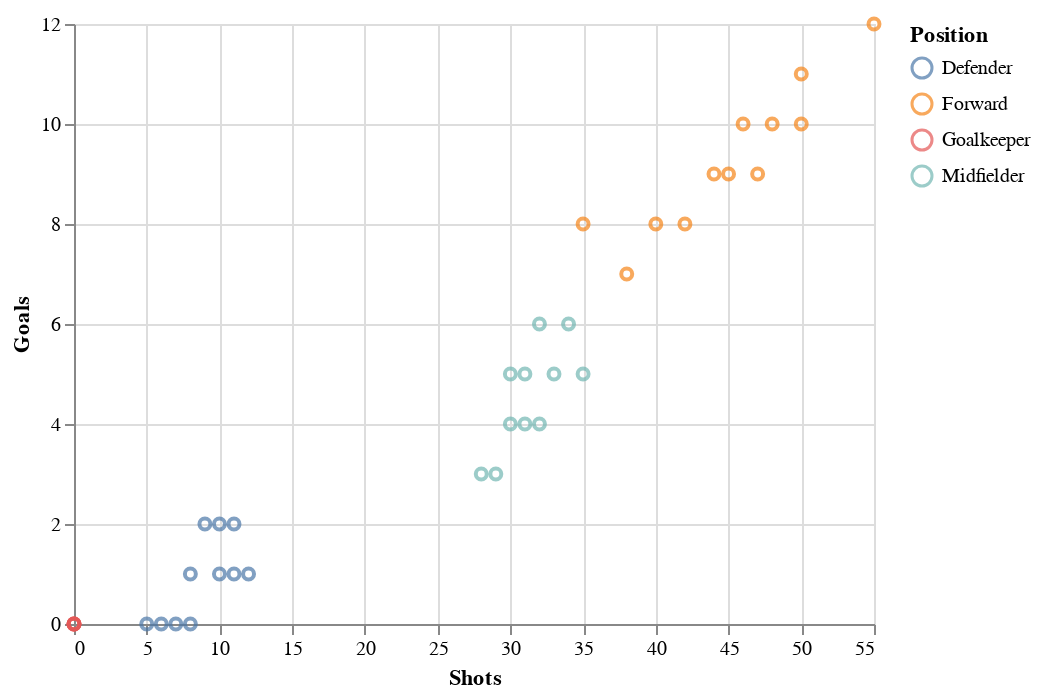

The notebook cell saved with this chart:
### Markdown cell above
**Here's the original data as a reminder**(Do you see the difference?)

### Code cell
alt.Chart(df_frame).mark_point().encode(
    alt.X('Shots', scale=alt.Scale(zero=False)),
    alt.Y('Goals', scale=alt.Scale(zero=False)),
    color='Position'
)

### Figure 1 — Vega-Lite specification as saved in the notebook (floating-point values rounded to 4 significant figures)
{"config": {"view": {"continuousWidth": 400, "continuousHeight": 300}}, "data": {"name": "data-9b260eadefdebf8f5309cf014c650d45"}, "mark": "point", "encoding": {"color": {"field": "Position", "type": "nominal"}, "x": {"field": "Shots", "scale": {"zero": false}, "type": "quantitative"}, "y": {"field": "Goals", "scale": {"zero": false}, "type": "quantitative"}}, "$schema": "https://vega.github.io/schema/vega-lite/v4.17.0.json", "datasets": {"data-9b260eadefdebf8f5309cf014c650d45": [{"Name": "John Smith", "Height (cm)": 180, "Weight (kg)": 75, "Position": "Forward", "Goals": 10, "Shots": 50, "Nationality": "England", "Age": 27, "Assists": 5, "Pass Accuracy (%)": 80, "Minutes Played": 2000, "Yellow Cards": 3, "Red Cards": 0, "Fouls": 15, "Interceptions": 5, "Tackles": 8, "Saves": 0, "Crosses": 20, "Speed ": 30, "Dribbles": 40, "Key Passes": 25, "Clearances": 10, "Headers Won": 12, "Offsides": 5, "Successful Tackles (%)": 75, "Blocks": 5, "Errors Leading to Goal": 1, "Penalties Won": 2, "Penalties Conceded": 1, "Aerial Duels Won": 15, "Aerial Duels Lost": 5, "Long Balls": 30, "Free Kicks": 2}, {"Name": "David Johnson", "Height (cm)": 175, "Weight (kg)": 70, "Position": "Midfielder", "Goals": 4, "Shots": 30, "Nationality": "England", "Age": 24, "Assists": 7, "Pass Accuracy (%)": 85, "Minutes Played": 1800, "Yellow Cards": 4, "Red Cards": 0, "Fouls": 20, "Interceptions": 10, "Tackles": 12, "Saves": 0, "Crosses": 25, "Speed ": 28, "Dribbles": 35, "Key Passes": 20, "Clearances": 15, "Headers Won": 10, "Offsides": 4, "Successful Tackles (%)": 80, "Blocks": 6, "Errors Leading to Goal": 0, "Penalties Won": 1, "Penalties Conceded": 0, "Aerial Duels Won": 18, "Aerial Duels Lost": 7, "Long Balls": 25, "Free Kicks": 3}, {"Name": "Michael Brown", "Height (cm)": 185, "Weight (kg)": 78, "Position": "Defender", "Goals": 1, "Shots": 10, "Nationality": "England", "Age": 29, "Assists": 1, "Pass Accuracy (%)": 88, "Minutes Played": 2200, "Yellow Cards": 5, "Red Cards": 1, "Fouls": 30, "Interceptions": 15, "Tackles": 25, "Saves": 0, "Crosses": 5, "Speed ": 27, "Dribbles": 20, "Key Passes": 10, "Clearances": 30, "Headers Won": 25, "Offsides": 2, "Successful Tackles (%)": 85, "Blocks": 8, "Errors Leading to Goal": 2, "Penalties Won": 0, "Penalties Conceded": 2, "Aerial Duels Won": 20, "Aerial Duels Lost": 10, "Long Balls": 35, "Free Kicks": 0}, {"Name": "Chris Williams", "Height (cm)": 172, "Weight (kg)": 68, "Position": "Goalkeeper", "Goals": 0, "Shots": 0, "Nationality": "England", "Age": 31, "Assists": 0, "Pass Accuracy (%)": 70, "Minutes Played": 2100, "Yellow Cards": 1, "Red Cards": 0, "Fouls": 10, "Interceptions": 8, "Tackles": 10, "Saves": 50, "Crosses": 0, "Speed ": 24, "Dribbles": 5, "Key Passes": 5, "Clearances": 5, "Headers Won": 5, "Offsides": 1, "Successful Tackles (%)": 90, "Blocks": 10, "Errors Leading to Goal": 0, "Penalties Won": 0, "Penalties Conceded": 1, "Aerial Duels Won": 5, "Aerial Duels Lost": 3, "Long Balls": 10, "Free Kicks": 4}, {"Name": "Steven Taylor", "Height (cm)": 178, "Weight (kg)": 72, "Position": "Forward", "Goals": 8, "Shots": 40, "Nationality": "Scotland", "Age": 25, "Assists": 4, "Pass Accuracy (%)": 82, "Minutes Played": 1900, "Yellow Cards": 2, "Red Cards": 0, "Fouls": 12, "Interceptions": 4, "Tackles": 7, "Saves": 0, "Crosses": 18, "Speed ": 29, "Dribbles": 38, "Key Passes": 22, "Clearances": 12, "Headers Won": 14, "Offsides": 3, "Successful Tackles (%)": 78, "Blocks": 4, "Errors Leading to Goal": 1, "Penalties Won": 1, "Penalties Conceded": 1, "Aerial Duels Won": 12, "Aerial Duels Lost": 8, "Long Balls": 28, "Free Kicks": 1}, {"Name": "Richard Moore", "Height (cm)": 182, "Weight (kg)": 76, "Position": "Midfielder", "Goals": 5, "Shots": 35, "Nationality": "Scotland", "Age": 28, "Assists": 6, "Pass Accuracy (%)": 83, "Minutes Played": 2050, "Yellow Cards": 3, "Red Cards": 0, "Fouls": 18, "Interceptions": 7, "Tackles": 10, "Saves": 0, "Crosses": 22, "Speed ": 26, "Dribbles": 32, "Key Passes": 18, "Clearances": 17, "Headers Won": 13, "Offsides": 4, "Successful Tackles (%)": 82, "Blocks": 7, "Errors Leading to Goal": 0, "Penalties Won": 0, "Penalties Conceded": 2, "Aerial Duels Won": 16, "Aerial Duels Lost": 9, "Long Balls": 24, "Free Kicks": 2}, {"Name": "Daniel Jones", "Height (cm)": 170, "Weight (kg)": 65, "Position": "Defender", "Goals": 0, "Shots": 5, "Nationality": "Wales", "Age": 26, "Assists": 2, "Pass Accuracy (%)": 86, "Minutes Played": 1950, "Yellow Cards": 4, "Red Cards": 0, "Fouls": 25, "Interceptions": 12, "Tackles": 20, "Saves": 0, "Crosses": 3, "Speed ": 25, "Dribbles": 18, "Key Passes": 8, "Clearances": 28, "Headers Won": 22, "Offsides": 2, "Successful Tackles (%)": 88, "Blocks": 9, "Errors Leading to Goal": 1, "Penalties Won": 0, "Penalties Conceded": 1, "Aerial Duels Won": 23, "Aerial Duels Lost": 12, "Long Balls": 22, "Free Kicks": 0}, {"Name": "Kevin Roberts", "Height (cm)": 180, "Weight (kg)": 74, "Position": "Forward", "Goals": 12, "Shots": 55, "Nationality": "Wales", "Age": 30, "Assists": 3, "Pass Accuracy (%)": 79, "Minutes Played": 2150, "Yellow Cards": 2, "Red Cards": 0, "Fouls": 14, "Interceptions": 6, "Tackles": 9, "Saves": 0, "Crosses": 21, "Speed ": 31, "Dribbles": 42, "Key Passes": 24, "Clearances": 14, "Headers Won": 15, "Offsides": 4, "Successful Tackles (%)": 77, "Blocks": 6, "Errors Leading to Goal": 2, "Penalties Won": 2, "Penalties Conceded": 1, "Aerial Duels Won": 17, "Aerial Duels Lost": 5, "Long Balls": 26, "Free Kicks": 3}, {"Name": "Brian Green", "Height (cm)": 177, "Weight (kg)": 73, "Position": "Midfielder", "Goals": 6, "Shots": 32, "Nationality": "Ireland", "Age": 27, "Assists": 5, "Pass Accuracy (%)": 84, "Minutes Played": 1980, "Yellow Cards": 5, "Red Cards": 0, "Fouls": 22, "Interceptions": 9, "Tackles": 13, "Saves": 0, "Crosses": 23, "Speed ": 28, "Dribbles": 30, "Key Passes": 21, "Clearances": 16, "Headers Won": 12, "Offsides": 3, "Successful Tackles (%)": 83, "Blocks": 5, "Errors Leading to Goal": 0, "Penalties Won": 1, "Penalties Conceded": 1, "Aerial Duels Won": 14, "Aerial Duels Lost": 8, "Long Balls": 23, "Free Kicks": 2}, {"Name": "James White", "Height (cm)": 183, "Weight (kg)": 77, "Position": "Defender", "Goals": 1, "Shots": 8, "Nationality": "Ireland", "Age": 32, "Assists": 1, "Pass Accuracy (%)": 87, "Minutes Played": 2300, "Yellow Cards": 3, "Red Cards": 1, "Fouls": 28, "Interceptions": 14, "Tackles": 22, "Saves": 0, "Crosses": 4, "Speed ": 27, "Dribbles": 22, "Key Passes": 15, "Clearances": 35, "Headers Won": 28, "Offsides": 1, "Successful Tackles (%)": 89, "Blocks": 11, "Errors Leading to Goal": 2, "Penalties Won": 0, "Penalties Conceded": 2, "Aerial Duels Won": 26, "Aerial Duels Lost": 15, "Long Balls": 30, "Free Kicks": 1}, {"Name": "Robert Black", "Height (cm)": 175, "Weight (kg)": 71, "Position": "Forward", "Goals": 7, "Shots": 38, "Nationality": "England", "Age": 24, "Assists": 6, "Pass Accuracy (%)": 81, "Minutes Played": 1850, "Yellow Cards": 4, "Red Cards": 0, "Fouls": 17, "Interceptions": 5, "Tackles": 8, "Saves": 0, "Crosses": 19, "Speed ": 29, "Dribbles": 40, "Key Passes": 26, "Clearances": 10, "Headers Won": 14, "Offsides": 4, "Successful Tackles (%)": 74, "Blocks": 4, "Errors Leading to Goal": 0, "Penalties Won": 2, "Penalties Conceded": 1, "Aerial Duels Won": 16, "Aerial Duels Lost": 6, "Long Balls": 28, "Free Kicks": 2}, {"Name": "Tom Harris", "Height (cm)": 178, "Weight (kg)": 74, "Position": "Midfielder", "Goals": 3, "Shots": 28, "Nationality": "England", "Age": 26, "Assists": 7, "Pass Accuracy (%)": 85, "Minutes Played": 2000, "Yellow Cards": 3, "Red Cards": 0, "Fouls": 20, "Interceptions": 10, "Tackles": 12, "Saves": 0, "Crosses": 24, "Speed ": 28, "Dribbles": 33, "Key Passes": 19, "Clearances": 13, "Headers Won": 10, "Offsides": 3, "Successful Tackles (%)": 80, "Blocks": 7, "Errors Leading to Goal": 1, "Penalties Won": 1, "Penalties Conceded": 2, "Aerial Duels Won": 18, "Aerial Duels Lost": 9, "Long Balls": 25, "Free Kicks": 2}, {"Name": "Paul Clark", "Height (cm)": 186, "Weight (kg)": 79, "Position": "Defender", "Goals": 1, "Shots": 12, "Nationality": "England", "Age": 28, "Assists": 1, "Pass Accuracy (%)": 89, "Minutes Played": 2200, "Yellow Cards": 4, "Red Cards": 1, "Fouls": 32, "Interceptions": 18, "Tackles": 26, "Saves": 0, "Crosses": 6, "Speed ": 26, "Dribbles": 21, "Key Passes": 12, "Clearances": 31, "Headers Won": 27, "Offsides": 1, "Successful Tackles (%)": 88, "Blocks": 12, "Errors Leading to Goal": 3, "Penalties Won": 0, "Penalties Conceded": 2, "Aerial Duels Won": 28, "Aerial Duels Lost": 13, "Long Balls": 33, "Free Kicks": 0}, {"Name": "Andrew Lewis", "Height (cm)": 173, "Weight (kg)": 69, "Position": "Goalkeeper", "Goals": 0, "Shots": 0, "Nationality": "England", "Age": 30, "Assists": 0, "Pass Accuracy (%)": 72, "Minutes Played": 2100, "Yellow Cards": 2, "Red Cards": 0, "Fouls": 12, "Interceptions": 7, "Tackles": 11, "Saves": 55, "Crosses": 0, "Speed ": 23, "Dribbles": 6, "Key Passes": 6, "Clearances": 6, "Headers Won": 4, "Offsides": 0, "Successful Tackles (%)": 91, "Blocks": 9, "Errors Leading to Goal": 0, "Penalties Won": 0, "Penalties Conceded": 2, "Aerial Duels Won": 6, "Aerial Duels Lost": 2, "Long Balls": 15, "Free Kicks": 4}, {"Name": "Anthony Young", "Height (cm)": 181, "Weight (kg)": 75, "Position": "Forward", "Goals": 9, "Shots": 45, "Nationality": "Scotland", "Age": 26, "Assists": 4, "Pass Accuracy (%)": 83, "Minutes Played": 1950, "Yellow Cards": 3, "Red Cards": 0, "Fouls": 15, "Interceptions": 6, "Tackles": 9, "Saves": 0, "Crosses": 20, "Speed ": 30, "Dribbles": 38, "Key Passes": 23, "Clearances": 11, "Headers Won": 16, "Offsides": 3, "Successful Tackles (%)": 76, "Blocks": 5, "Errors Leading to Goal": 1, "Penalties Won": 1, "Penalties Conceded": 1, "Aerial Duels Won": 17, "Aerial Duels Lost": 7, "Long Balls": 29, "Free Kicks": 2}, {"Name": "Simon Hall", "Height (cm)": 179, "Weight (kg)": 73, "Position": "Midfielder", "Goals": 5, "Shots": 33, "Nationality": "Scotland", "Age": 29, "Assists": 6, "Pass Accuracy (%)": 84, "Minutes Played": 2050, "Yellow Cards": 4, "Red Cards": 0, "Fouls": 19, "Interceptions": 8, "Tackles": 14, "Saves": 0, "Crosses": 22, "Speed ": 27, "Dribbles": 31, "Key Passes": 18, "Clearances": 15, "Headers Won": 11, "Offsides": 2, "Successful Tackles (%)": 81, "Blocks": 6, "Errors Leading to Goal": 0, "Penalties Won": 1, "Penalties Conceded": 2, "Aerial Duels Won": 18, "Aerial Duels Lost": 10, "Long Balls": 26, "Free Kicks": 1}, {"Name": "Jack King", "Height (cm)": 171, "Weight (kg)": 66, "Position": "Defender", "Goals": 0, "Shots": 6, "Nationality": "Wales", "Age": 25, "Assists": 1, "Pass Accuracy (%)": 88, "Minutes Played": 1980, "Yellow Cards": 3, "Red Cards": 0, "Fouls": 26, "Interceptions": 14, "Tackles": 23, "Saves": 0, "Crosses": 4, "Speed ": 24, "Dribbles": 15, "Key Passes": 9, "Clearances": 28, "Headers Won": 20, "Offsides": 1, "Successful Tackles (%)": 90, "Blocks": 11, "Errors Leading to Goal": 2, "Penalties Won": 0, "Penalties Conceded": 1, "Aerial Duels Won": 25, "Aerial Duels Lost": 12, "Long Balls": 23, "Free Kicks": 0}, {"Name": "George Baker", "Height (cm)": 182, "Weight (kg)": 76, "Position": "Forward", "Goals": 11, "Shots": 50, "Nationality": "Wales", "Age": 28, "Assists": 2, "Pass Accuracy (%)": 80, "Minutes Played": 2150, "Yellow Cards": 1, "Red Cards": 0, "Fouls": 13, "Interceptions": 6, "Tackles": 9, "Saves": 0, "Crosses": 21, "Speed ": 30, "Dribbles": 41, "Key Passes": 27, "Clearances": 13, "Headers Won": 15, "Offsides": 3, "Successful Tackles (%)": 78, "Blocks": 5, "Errors Leading to Goal": 1, "Penalties Won": 2, "Penalties Conceded": 1, "Aerial Duels Won": 16, "Aerial Duels Lost": 6, "Long Balls": 27, "Free Kicks": 2}, {"Name": "Harry Carter", "Height (cm)": 176, "Weight (kg)": 72, "Position": "Midfielder", "Goals": 4, "Shots": 31, "Nationality": "Ireland", "Age": 27, "Assists": 7, "Pass Accuracy (%)": 86, "Minutes Played": 2000, "Yellow Cards": 4, "Red Cards": 0, "Fouls": 23, "Interceptions": 11, "Tackles": 15, "Saves": 0, "Crosses": 24, "Speed ": 28, "Dribbles": 33, "Key Passes": 19, "Clearances": 14, "Headers Won": 12, "Offsides": 3, "Successful Tackles (%)": 82, "Blocks": 7, "Errors Leading to Goal": 1, "Penalties Won": 1, "Penalties Conceded": 2, "Aerial Duels Won": 19, "Aerial Duels Lost": 10, "Long Balls": 26, "Free Kicks": 2}, {"Name": "Frank Davis", "Height (cm)": 184, "Weight (kg)": 78, "Position": "Defender", "Goals": 2, "Shots": 10, "Nationality": "Ireland", "Age": 31, "Assists": 2, "Pass Accuracy (%)": 87, "Minutes Played": 2300, "Yellow Cards": 2, "Red Cards": 1, "Fouls": 29, "Interceptions": 17, "Tackles": 24, "Saves": 0, "Crosses": 5, "Speed ": 25, "Dribbles": 20, "Key Passes": 13, "Clearances": 32, "Headers Won": 26, "Offsides": 1, "Successful Tackles (%)": 86, "Blocks": 12, "Errors Leading to Goal": 3, "Penalties Won": 0, "Penalties Conceded": 2, "Aerial Duels Won": 27, "Aerial Duels Lost": 14, "Long Balls": 34, "Free Kicks": 0}, {"Name": "Joe Parker", "Height (cm)": 174, "Weight (kg)": 70, "Position": "Forward", "Goals": 8, "Shots": 35, "Nationality": "England", "Age": 24, "Assists": 5, "Pass Accuracy (%)": 82, "Minutes Played": 1900, "Yellow Cards": 3, "Red Cards": 0, "Fouls": 16, "Interceptions": 7, "Tackles": 10, "Saves": 0, "Crosses": 18, "Speed ": 29, "Dribbles": 39, "Key Passes": 25, "Clearances": 11, "Headers Won": 13, "Offsides": 4, "Successful Tackles (%)": 75, "Blocks": 5, "Errors Leading to Goal": 0, "Penalties Won": 2, "Penalties Conceded": 1, "Aerial Duels Won": 15, "Aerial Duels Lost": 7, "Long Balls": 29, "Free Kicks": 1}, {"Name": "Ben Cooper", "Height (cm)": 179, "Weight (kg)": 74, "Position": "Midfielder", "Goals": 3, "Shots": 29, "Nationality": "England", "Age": 25, "Assists": 6, "Pass Accuracy (%)": 84, "Minutes Played": 2000, "Yellow Cards": 4, "Red Cards": 0, "Fouls": 21, "Interceptions": 9, "Tackles": 13, "Saves": 0, "Crosses": 23, "Speed ": 27, "Dribbles": 32, "Key Passes": 18, "Clearances": 14, "Headers Won": 11, "Offsides": 2, "Successful Tackles (%)": 81, "Blocks": 6, "Errors Leading to Goal": 1, "Penalties Won": 1, "Penalties Conceded": 2, "Aerial Duels Won": 16, "Aerial Duels Lost": 9, "Long Balls": 25, "Free Kicks": 2}, {"Name": "Alan Mitchell", "Height (cm)": 185, "Weight (kg)": 77, "Position": "Defender", "Goals": 1, "Shots": 11, "Nationality": "England", "Age": 30, "Assists": 1, "Pass Accuracy (%)": 89, "Minutes Played": 2200, "Yellow Cards": 5, "Red Cards": 1, "Fouls": 31, "Interceptions": 16, "Tackles": 25, "Saves": 0, "Crosses": 6, "Speed ": 25, "Dribbles": 19, "Key Passes": 11, "Clearances": 30, "Headers Won": 27, "Offsides": 1, "Successful Tackles (%)": 87, "Blocks": 12, "Errors Leading to Goal": 2, "Penalties Won": 0, "Penalties Conceded": 2, "Aerial Duels Won": 28, "Aerial Duels Lost": 12, "Long Balls": 33, "Free Kicks": 0}, {"Name": "Scott Turner", "Height (cm)": 172, "Weight (kg)": 68, "Position": "Goalkeeper", "Goals": 0, "Shots": 0, "Nationality": "England", "Age": 32, "Assists": 0, "Pass Accuracy (%)": 70, "Minutes Played": 2100, "Yellow Cards": 1, "Red Cards": 0, "Fouls": 11, "Interceptions": 8, "Tackles": 12, "Saves": 52, "Crosses": 0, "Speed ": 24, "Dribbles": 5, "Key Passes": 4, "Clearances": 4, "Headers Won": 3, "Offsides": 0, "Successful Tackles (%)": 90, "Blocks": 8, "Errors Leading to Goal": 0, "Penalties Won": 0, "Penalties Conceded": 1, "Aerial Duels Won": 6, "Aerial Duels Lost": 3, "Long Balls": 12, "Free Kicks": 3}, {"Name": "Peter Wright", "Height (cm)": 180, "Weight (kg)": 75, "Position": "Forward", "Goals": 10, "Shots": 48, "Nationality": "Scotland", "Age": 27, "Assists": 4, "Pass Accuracy (%)": 83, "Minutes Played": 2000, "Yellow Cards": 3, "Red Cards": 0, "Fouls": 15, "Interceptions": 5, "Tackles": 9, "Saves": 0, "Crosses": 19, "Speed ": 31, "Dribbles": 37, "Key Passes": 22, "Clearances": 12, "Headers Won": 15, "Offsides": 4, "Successful Tackles (%)": 78, "Blocks": 6, "Errors Leading to Goal": 1, "Penalties Won": 2, "Penalties Conceded": 1, "Aerial Duels Won": 16, "Aerial Duels Lost": 8, "Long Balls": 27, "Free Kicks": 1}, {"Name": "Adam Wood", "Height (cm)": 176, "Weight (kg)": 73, "Position": "Midfielder", "Goals": 6, "Shots": 34, "Nationality": "Scotland", "Age": 28, "Assists": 5, "Pass Accuracy (%)": 85, "Minutes Played": 1950, "Yellow Cards": 4, "Red Cards": 0, "Fouls": 18, "Interceptions": 8, "Tackles": 14, "Saves": 0, "Crosses": 21, "Speed ": 28, "Dribbles": 30, "Key Passes": 19, "Clearances": 14, "Headers Won": 12, "Offsides": 3, "Successful Tackles (%)": 82, "Blocks": 5, "Errors Leading to Goal": 0, "Penalties Won": 1, "Penalties Conceded": 2, "Aerial Duels Won": 19, "Aerial Duels Lost": 10, "Long Balls": 26, "Free Kicks": 2}, {"Name": "Victor Bell", "Height (cm)": 171, "Weight (kg)": 67, "Position": "Defender", "Goals": 0, "Shots": 7, "Nationality": "Wales", "Age": 26, "Assists": 1, "Pass Accuracy (%)": 87, "Minutes Played": 1930, "Yellow Cards": 4, "Red Cards": 0, "Fouls": 24, "Interceptions": 13, "Tackles": 22, "Saves": 0, "Crosses": 4, "Speed ": 25, "Dribbles": 16, "Key Passes": 10, "Clearances": 29, "Headers Won": 23, "Offsides": 2, "Successful Tackles (%)": 89, "Blocks": 10, "Errors Leading to Goal": 2, "Penalties Won": 0, "Penalties Conceded": 1, "Aerial Duels Won": 24, "Aerial Duels Lost": 12, "Long Balls": 25, "Free Kicks": 0}, {"Name": "Samuel Scott", "Height (cm)": 183, "Weight (kg)": 76, "Position": "Forward", "Goals": 9, "Shots": 44, "Nationality": "Wales", "Age": 29, "Assists": 3, "Pass Accuracy (%)": 80, "Minutes Played": 2140, "Yellow Cards": 2, "Red Cards": 0, "Fouls": 13, "Interceptions": 6, "Tackles": 9, "Saves": 0, "Crosses": 20, "Speed ": 29, "Dribbles": 35, "Key Passes": 23, "Clearances": 12, "Headers Won": 14, "Offsides": 3, "Successful Tackles (%)": 76, "Blocks": 5, "Errors Leading to Goal": 1, "Penalties Won": 1, "Penalties Conceded": 1, "Aerial Duels Won": 16, "Aerial Duels Lost": 8, "Long Balls": 27, "Free Kicks": 2}, {"Name": "Carl Hughes", "Height (cm)": 177, "Weight (kg)": 72, "Position": "Midfielder", "Goals": 5, "Shots": 30, "Nationality": "Ireland", "Age": 28, "Assists": 6, "Pass Accuracy (%)": 84, "Minutes Played": 2000, "Yellow Cards": 5, "Red Cards": 0, "Fouls": 21, "Interceptions": 8, "Tackles": 13, "Saves": 0, "Crosses": 22, "Speed ": 28, "Dribbles": 29, "Key Passes": 20, "Clearances": 15, "Headers Won": 11, "Offsides": 2, "Successful Tackles (%)": 81, "Blocks": 7, "Errors Leading to Goal": 0, "Penalties Won": 1, "Penalties Conceded": 2, "Aerial Duels Won": 17, "Aerial Duels Lost": 9, "Long Balls": 26, "Free Kicks": 2}, {"Name": "Mark Bennett", "Height (cm)": 184, "Weight (kg)": 78, "Position": "Defender", "Goals": 2, "Shots": 9, "Nationality": "Ireland", "Age": 31, "Assists": 1, "Pass Accuracy (%)": 87, "Minutes Played": 2250, "Yellow Cards": 3, "Red Cards": 1, "Fouls": 27, "Interceptions": 16, "Tackles": 24, "Saves": 0, "Crosses": 5, "Speed ": 26, "Dribbles": 21, "Key Passes": 12, "Clearances": 31, "Headers Won": 27, "Offsides": 1, "Successful Tackles (%)": 86, "Blocks": 11, "Errors Leading to Goal": 2, "Penalties Won": 0, "Penalties Conceded": 2, "Aerial Duels Won": 27, "Aerial Duels Lost": 14, "Long Balls": 30, "Free Kicks": 1}, {"Name": "Dean Edwards", "Height (cm)": 175, "Weight (kg)": 70, "Position": "Forward", "Goals": 10, "Shots": 46, "Nationality": "England", "Age": 26, "Assists": 4, "Pass Accuracy (%)": 81, "Minutes Played": 2000, "Yellow Cards": 3, "Red Cards": 0, "Fouls": 14, "Interceptions": 5, "Tackles": 9, "Saves": 0, "Crosses": 20, "Speed ": 30, "Dribbles": 38, "Key Passes": 25, "Clearances": 11, "Headers Won": 13, "Offsides": 3, "Successful Tackles (%)": 77, "Blocks": 5, "Errors Leading to Goal": 1, "Penalties Won": 2, "Penalties Conceded": 1, "Aerial Duels Won": 15, "Aerial Duels Lost": 7, "Long Balls": 28, "Free Kicks": 2}, {"Name": "Henry Evans", "Height (cm)": 178, "Weight (kg)": 74, "Position": "Midfielder", "Goals": 4, "Shots": 32, "Nationality": "England", "Age": 27, "Assists": 6, "Pass Accuracy (%)": 85, "Minutes Played": 2050, "Yellow Cards": 4, "Red Cards": 0, "Fouls": 19, "Interceptions": 9, "Tackles": 14, "Saves": 0, "Crosses": 23, "Speed ": 28, "Dribbles": 32, "Key Passes": 21, "Clearances": 15, "Headers Won": 12, "Offsides": 3, "Successful Tackles (%)": 82, "Blocks": 6, "Errors Leading to Goal": 1, "Penalties Won": 1, "Penalties Conceded": 2, "Aerial Duels Won": 18, "Aerial Duels Lost": 10, "Long Balls": 26, "Free Kicks": 2}, {"Name": "Oliver Gray", "Height (cm)": 186, "Weight (kg)": 79, "Position": "Defender", "Goals": 2, "Shots": 11, "Nationality": "England", "Age": 30, "Assists": 1, "Pass Accuracy (%)": 89, "Minutes Played": 2200, "Yellow Cards": 5, "Red Cards": 1, "Fouls": 32, "Interceptions": 18, "Tackles": 25, "Saves": 0, "Crosses": 6, "Speed ": 26, "Dribbles": 20, "Key Passes": 14, "Clearances": 30, "Headers Won": 28, "Offsides": 1, "Successful Tackles (%)": 88, "Blocks": 12, "Errors Leading to Goal": 3, "Penalties Won": 0, "Penalties Conceded": 2, "Aerial Duels Won": 28, "Aerial Duels Lost": 12, "Long Balls": 33, "Free Kicks": 0}, {"Name": "Charlie Morris", "Height (cm)": 172, "Weight (kg)": 68, "Position": "Goalkeeper", "Goals": 0, "Shots": 0, "Nationality": "England", "Age": 32, "Assists": 0, "Pass Accuracy (%)": 70, "Minutes Played": 2100, "Yellow Cards": 1, "Red Cards": 0, "Fouls": 12, "Interceptions": 7, "Tackles": 11, "Saves": 52, "Crosses": 0, "Speed ": 24, "Dribbles": 5, "Key Passes": 4, "Clearances": 5, "Headers Won": 4, "Offsides": 0, "Successful Tackles (%)": 90, "Blocks": 8, "Errors Leading to Goal": 0, "Penalties Won": 0, "Penalties Conceded": 1, "Aerial Duels Won": 6, "Aerial Duels Lost": 3, "Long Balls": 12, "Free Kicks": 3}, {"Name": "Alfie Hunt", "Height (cm)": 181, "Weight (kg)": 75, "Position": "Forward", "Goals": 8, "Shots": 42, "Nationality": "Scotland", "Age": 27, "Assists": 3, "Pass Accuracy (%)": 82, "Minutes Played": 1950, "Yellow Cards": 2, "Red Cards": 0, "Fouls": 16, "Interceptions": 5, "Tackles": 8, "Saves": 0, "Crosses": 19, "Speed ": 30, "Dribbles": 36, "Key Passes": 24, "Clearances": 13, "Headers Won": 15, "Offsides": 3, "Successful Tackles (%)": 79, "Blocks": 5, "Errors Leading to Goal": 1, "Penalties Won": 2, "Penalties Conceded": 1, "Aerial Duels Won": 17, "Aerial Duels Lost": 7, "Long Balls": 27, "Free Kicks": 1}, {"Name": "Thomas Clark", "Height (cm)": 179, "Weight (kg)": 73, "Position": "Midfielder", "Goals": 5, "Shots": 31, "Nationality": "Scotland", "Age": 28, "Assists": 6, "Pass Accuracy (%)": 84, "Minutes Played": 2000, "Yellow Cards": 4, "Red Cards": 0, "Fouls": 20, "Interceptions": 9, "Tackles": 12, "Saves": 0, "Crosses": 23, "Speed ": 28, "Dribbles": 31, "Key Passes": 18, "Clearances": 15, "Headers Won": 11, "Offsides": 3, "Successful Tackles (%)": 80, "Blocks": 7, "Errors Leading to Goal": 0, "Penalties Won": 1, "Penalties Conceded": 2, "Aerial Duels Won": 18, "Aerial Duels Lost": 10, "Long Balls": 26, "Free Kicks": 2}, {"Name": "Phillip Lewis", "Height (cm)": 170, "Weight (kg)": 65, "Position": "Defender", "Goals": 0, "Shots": 8, "Nationality": "Wales", "Age": 25, "Assists": 1, "Pass Accuracy (%)": 88, "Minutes Played": 1980, "Yellow Cards": 3, "Red Cards": 0, "Fouls": 24, "Interceptions": 13, "Tackles": 23, "Saves": 0, "Crosses": 4, "Speed ": 24, "Dribbles": 16, "Key Passes": 9, "Clearances": 29, "Headers Won": 22, "Offsides": 2, "Successful Tackles (%)": 90, "Blocks": 11, "Errors Leading to Goal": 2, "Penalties Won": 0, "Penalties Conceded": 1, "Aerial Duels Won": 25, "Aerial Duels Lost": 12, "Long Balls": 23, "Free Kicks": 0}, {"Name": "Patrick Edwards", "Height (cm)": 182, "Weight (kg)": 76, "Position": "Forward", "Goals": 9, "Shots": 47, "Nationality": "Wales", "Age": 28, "Assists": 3, "Pass Accuracy (%)": 80, "Minutes Played": 2150, "Yellow Cards": 2, "Red Cards": 0, "Fouls": 14, "Interceptions": 6, "Tackles": 9, "Saves": 0, "Crosses": 21, "Speed ": 29, "Dribbles": 35, "Key Passes": 23, "Clearances": 12, "Headers Won": 14, "Offsides": 3, "Successful Tackles (%)": 78, "Blocks": 5, "Errors Leading to Goal": 1, "Penalties Won": 1, "Penalties Conceded": 1, "Aerial Duels Won": 16, "Aerial Duels Lost": 8, "Long Balls": 27, "Free Kicks": 2}]}}
